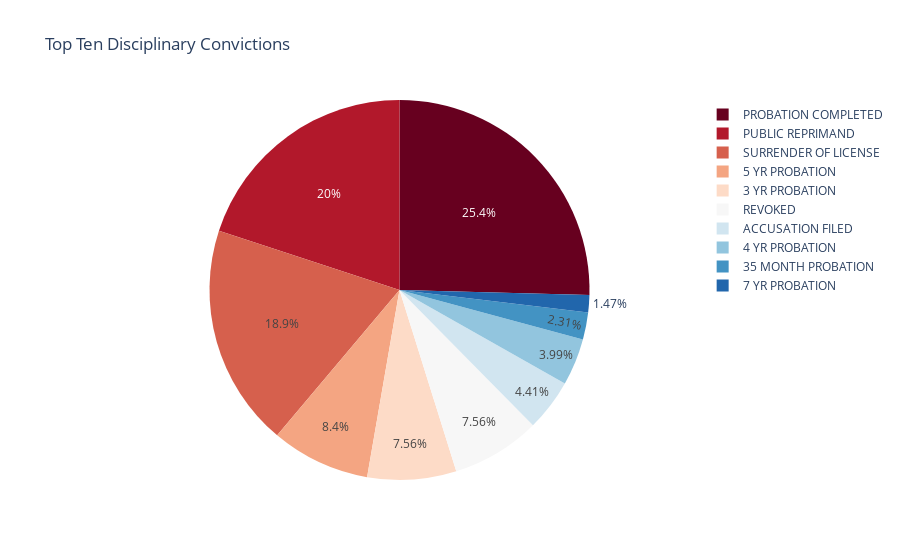

Notebook code for this chart:
### Code cell
import plotly.express as px

df = DisciplinaryAction_df_group
fig = px.pie(df, 
             values='No. Cases', 
             names='Disciplinary Action',
             title = 'Top Ten Disciplinary Convictions', 
             color_discrete_sequence=px.colors.sequential.RdBu)
fig.show()

### Figure 1 — Plotly figure (JSON) as saved in the notebook; plotly's stock layout.template omitted (floating-point values rounded to 4 significant figures)
{"data": [{"domain": {"x": [0, 1], "y": [0, 1]}, "hovertemplate": "Disciplinary Action=%{label}<br>No. Cases=%{value}<extra></extra>", "labels": ["PROBATION COMPLETED", "PUBLIC REPRIMAND", "SURRENDER OF LICENSE", "5 YR PROBATION", "3 YR PROBATION", "REVOKED", "ACCUSATION FILED", "4 YR PROBATION", "35 MONTH PROBATION", "7 YR PROBATION"], "legendgroup": "", "name": "", "showlegend": true, "type": "pie", "values": [121, 95, 90, 40, 36, 36, 21, 19, 11, 7]}], "layout": {"legend": {"tracegroupgap": 0}, "piecolorway": ["rgb(103,0,31)", "rgb(178,24,43)", "rgb(214,96,77)", "rgb(244,165,130)", "rgb(253,219,199)", "rgb(247,247,247)", "rgb(209,229,240)", "rgb(146,197,222)", "rgb(67,147,195)", "rgb(33,102,172)", "rgb(5,48,97)"], "title": {"text": "Top Ten Disciplinary Convictions"}}}
